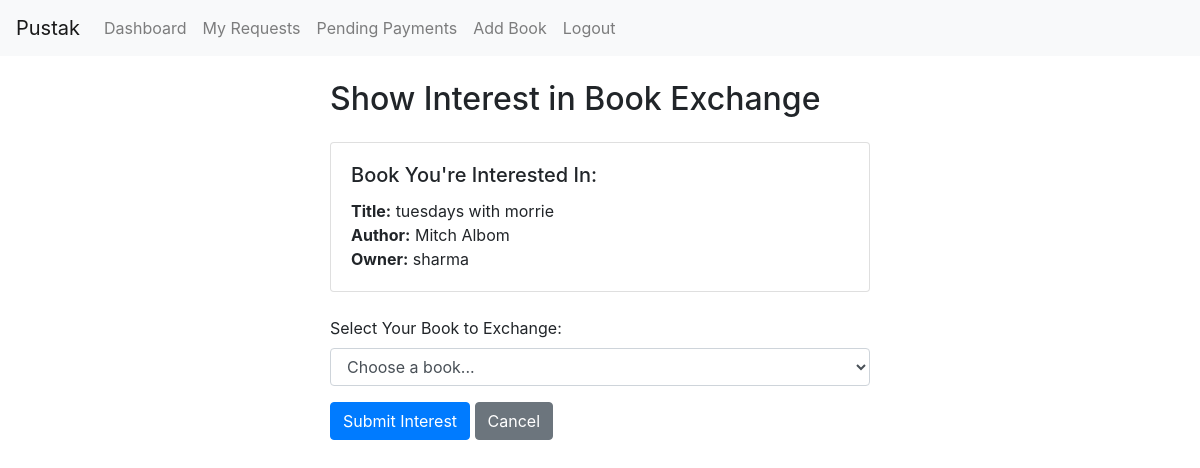
Screenshot of /show_interest/1 (signed in) with the database file from the repository.
### models.py (models this page shows)
class Book(db.Model):
    id = db.Column(db.Integer, primary_key=True)
    title = db.Column(db.String(200), nullable=False)
    author = db.Column(db.String(200))
    description = db.Column(db.Text)
    image_path = db.Column(db.String(200))
    owner_id = db.Column(db.Integer, db.ForeignKey('user.id'), nullable=False)
    created_at = db.Column(db.DateTime, default=datetime.utcnow)
    is_available = db.Column(db.Boolean, default=True)
    price = db.Column(db.Float, nullable=True)  # New price field

class User(UserMixin, db.Model):
    id = db.Column(db.Integer, primary_key=True)
    username = db.Column(db.String(80), unique=True, nullable=False)
    email = db.Column(db.String(120), unique=True, nullable=False)
    password_hash = db.Column(db.String(128))
    books = db.relationship('Book', backref='owner', lazy=True)
    interests = db.relationship('Interest', backref='user', lazy=True)
    sent_requests = db.relationship('BookExchangeRequest',
                                  foreign_keys='BookExchangeRequest.requester_id',
                                  backref=db.backref('requester_user', lazy=True))
    received_requests = db.relationship('BookExchangeRequest',
                                      foreign_keys='BookExchangeRequest.owner_id',
                                      backref=db.backref('owner_user', lazy=True))

### app.py (the view, shortened to what this page needs)
@app.route('/show_interest/<int:book_id>', methods=['GET', 'POST'])
@login_required
def show_interest(book_id):
    book = Book.query.get_or_404(book_id)
    user_books = Book.query.filter_by(owner_id=current_user.id, is_available=True).all()
    return render_template('show_interest.html', book=book, user_books=user_books)

### app.py (called while the page is built)
@login_manager.user_loader
def load_user(user_id):
    return User.query.get(int(user_id))

### templates/show_interest.html (shortened to what this page needs)
{% extends "base.html" %}
{% block content %}
    <div class="row justify-content-center">
        <div class="col-md-6">
            <h2 class="mb-4">Show Interest in Book Exchange</h2>
            <div class="card mb-4">
                <div class="card-body">
                    <h5 class="card-title">Book You're Interested In:</h5>
                    <p class="card-text">
                        <strong>Title:</strong> {{ book.title }}<br>
                        <strong>Author:</strong> {{ book.author }}<br>
                        <strong>Owner:</strong> {{ book.owner.username }}
                    </p>
                </div>
            </div>
            <form method="POST">
                <div class="form-group">
                    <label for="exchange_book_id">Select Your Book to Exchange:</label>
                    <select class="form-control" id="exchange_book_id" name="exchange_book_id" required>
                        <option value="">Choose a book...</option>
                    </select>
                </div>
                <button type="submit" class="btn btn-primary">Submit Interest</button>
                <a href="{{ url_for('dashboard') }}" class="btn btn-secondary">Cancel</a>
            </form>
        </div>
    </div>
{% endblock %}

### rows the page displays
Book: title "tuesdays with morrie", author "Mitch Albom"
User: owner.username "sharma"
